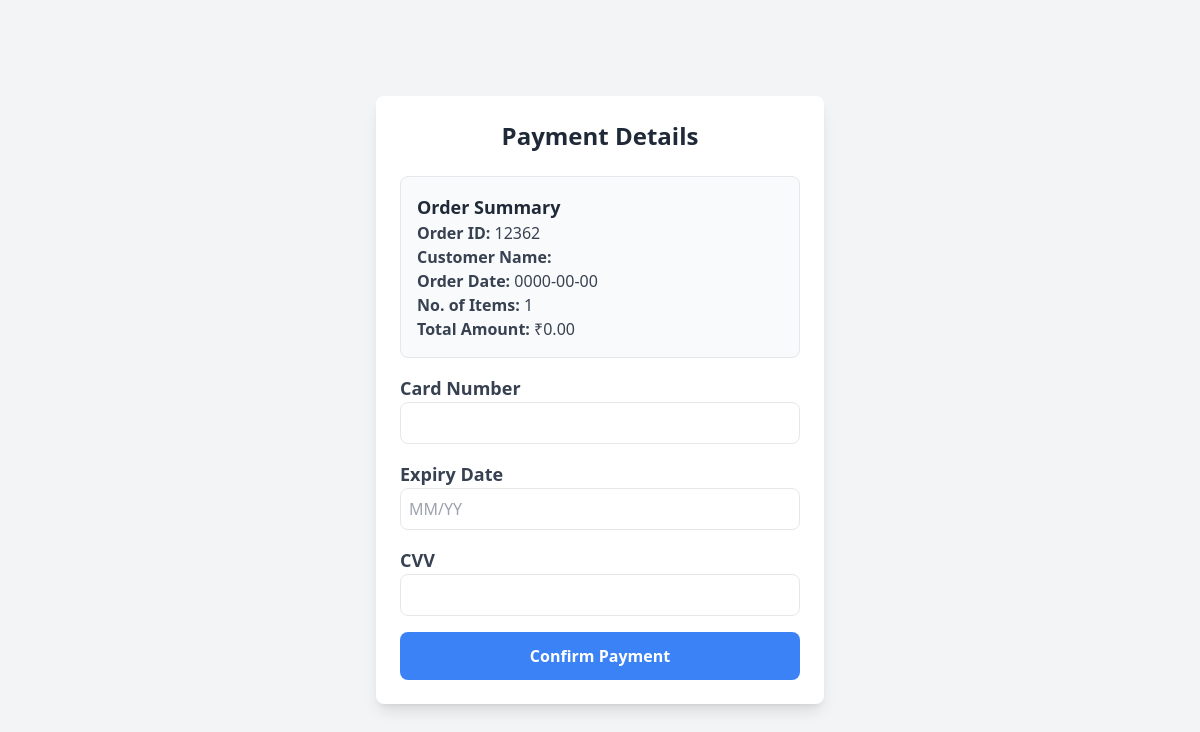
Before: /medical_store/payment.php with the older database file.
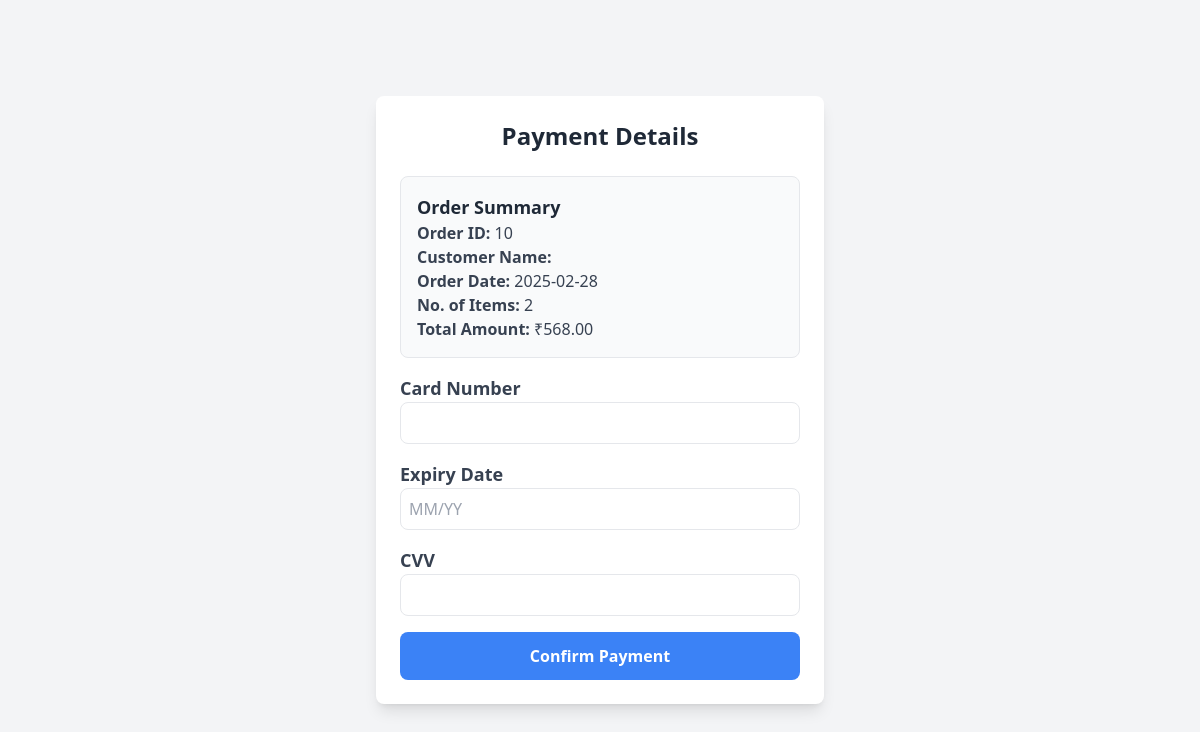
After: the same page with the newer database file.
### tables this page shows
CREATE TABLE `orders` (
  `order_id` int(11) NOT NULL,
  `customer_name` varchar(255) NOT NULL,
  `order_date` date NOT NULL,
  `total_amount` decimal(10,2) NOT NULL,
  `no_of_items` int(11) NOT NULL,
  `med_id` int(11) NOT NULL,
  `date_time` timestamp NOT NULL DEFAULT current_timestamp()
);

### medical_store/payment.php (the view, shortened to what this page needs)
<?php
include 'connection.php';
$order_id = "";
$customer_name = "";
$order_date = "";
$total_amount = 0;
$no_of_items = 0;
$sql = "SELECT * FROM orders ORDER BY order_id DESC LIMIT 1";
$result = $conn->query($sql);
if ($result->num_rows > 0) {
    $row = $result->fetch_assoc();
    $order_id = $row['order_id'];
    $customer_name = $row['customer_name'];
    $order_date = $row['order_date'];
    $total_amount = $row['total_amount'];
    $no_of_items = $row['no_of_items'];
} else {
    echo "No recent order found.";
    exit();
}
?>
<!DOCTYPE html>
<html lang="en">
<head>
    <script src="https://cdn.tailwindcss.com"></script>
</head>
<body class="bg-gray-100 flex items-center justify-center min-h-screen">
    <div class="max-w-md w-full bg-white shadow-lg rounded-lg p-6">
        <h2 class="text-2xl font-bold text-center text-gray-800 mb-6">Payment Details</h2>
        <div class="bg-gray-50 p-4 rounded-lg border">
            <h3 class="text-lg font-semibold text-gray-800">Order Summary</h3>
            <p class="text-gray-700"><strong>Order ID:</strong> <?php echo $order_id; ?></p>
            <p class="text-gray-700"><strong>Customer Name:</strong> <?php echo htmlspecialchars($customer_name); ?></p>
            <p class="text-gray-700"><strong>Order Date:</strong> <?php echo $order_date; ?></p>
            <p class="text-gray-700"><strong>No. of Items:</strong> <?php echo $no_of_items; ?></p>
            <p class="text-gray-700"><strong>Total Amount:</strong> ₹<?php echo number_format($total_amount, 2); ?></p>
        </div>
        <form action="payment_process.php" method="post" class="space-y-4 mt-4">
            <div>
                <label for="card_number" class="block text-lg font-semibold text-gray-700">Card Number</label>
                <input type="text" id="card_number" name="card_number" class="w-full p-2 border rounded-lg focus:ring-2 focus:ring-blue-400" required>
            </div>
            <div>
                <label for="expiry_date" class="block text-lg font-semibold text-gray-700">Expiry Date</label>
                <input type="text" id="expiry_date" name="expiry_date" class="w-full p-2 border rounded-lg focus:ring-2 focus:ring-blue-400" placeholder="MM/YY" required>
            </div>
            <div>
                <label for="cvv" class="block text-lg font-semibold text-gray-700">CVV</label>
                <input type="text" id="cvv" name="cvv" class="w-full p-2 border rounded-lg focus:ring-2 focus:ring-blue-400" required>
            </div>
            <button type="submit" class="w-full bg-blue-500 text-white font-bold py-3 rounded-lg hover:bg-blue-600 transition duration-300">
                Confirm Payment
            </button>
        </form>
    </div>
</body>
</html>

Changed rows visible on the page:
removed orders: order_id "12362", order_date "0000-00-00", no_of_items "1", total_amount "0.00"
added orders: order_id "10", order_date "2025-02-28", no_of_items "2", total_amount "568.00"
